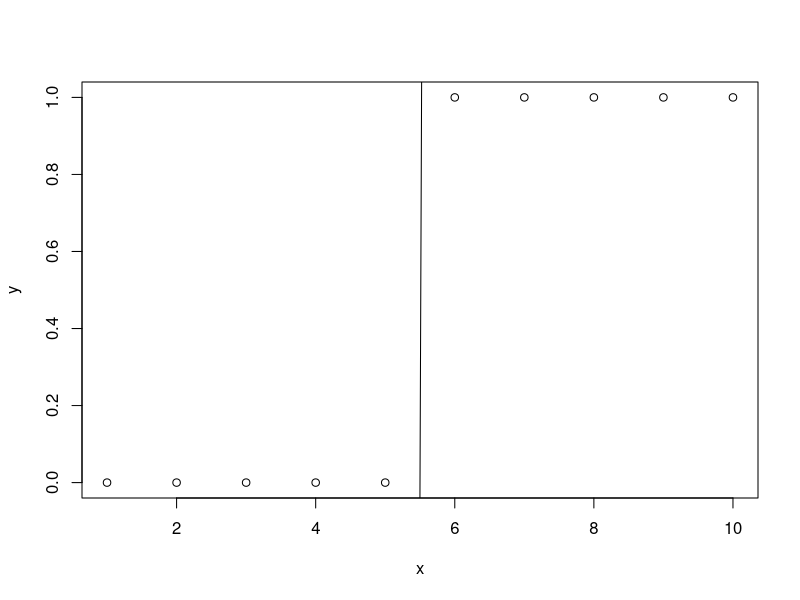

The R script that drew this image:
x <- c(5,6) # one increase in x

h <- -2 + 0.7*x

P <- 1/(1+exp(-h))

odds <- P/(1-P)

ChangeInOdds <- odds[2] / odds[1]

ExpCoef <- exp(0.7)


#-----------------------------------------------


x <- c(1:10)

y <- c(rep(0,5),rep(1,5))

fit <- glm(y~x,family="binomial")

#how many times does odds increase fot 1 increase in x?
exp(summary(fit)$coef)

plot(x,y)
abline(glm(y~x,family="binomial"))


lnodds <- predict(fit)

exp(lnodds)/(1+exp(lnodds))

